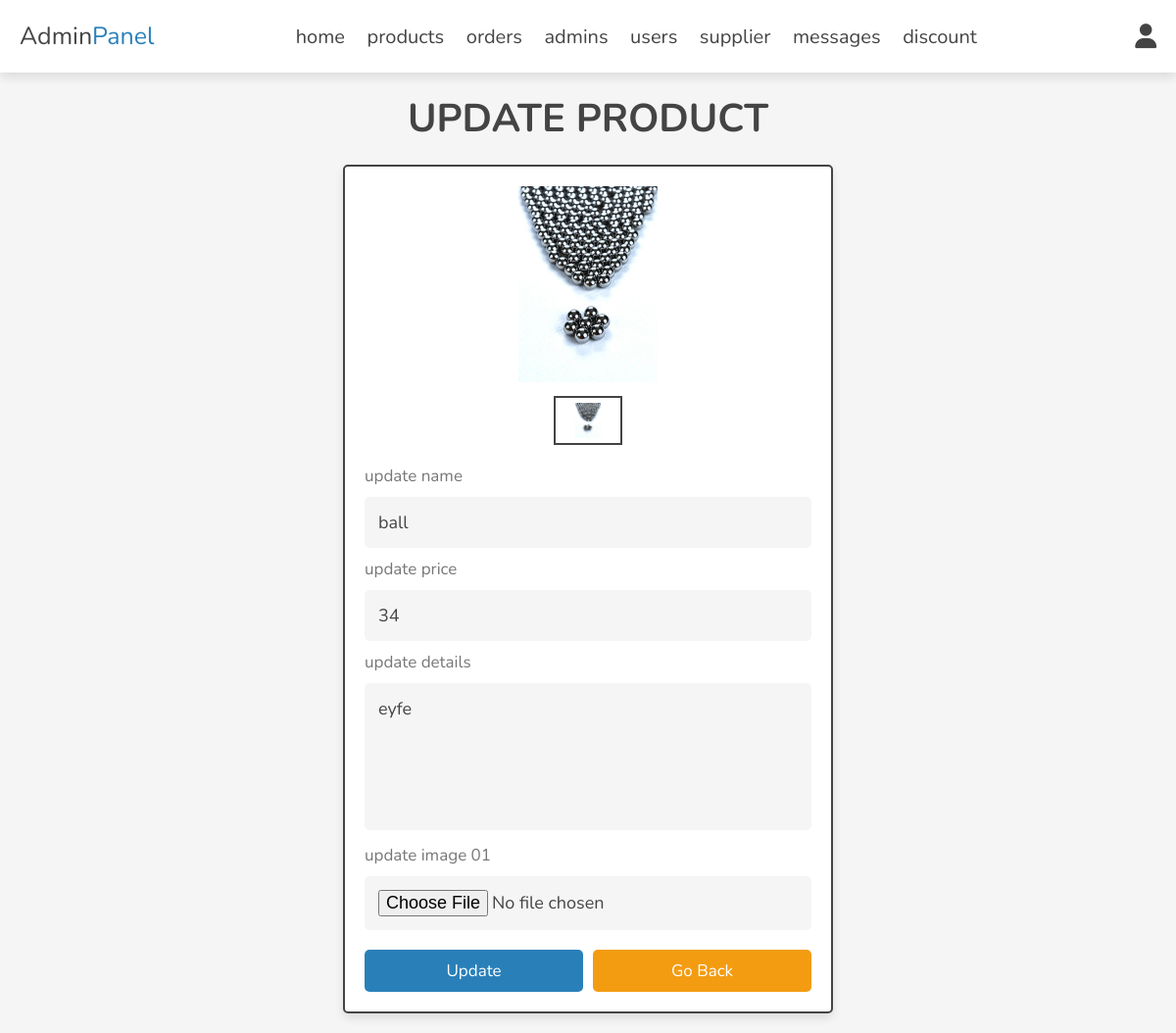
Screenshot of /admin/update_product.php?update=5 (signed in) with the database file from the repository.
### tables this page shows
CREATE TABLE `products` (
  `id` int(100) NOT NULL,
  `name` varchar(100) NOT NULL,
  `details` varchar(500) NOT NULL,
  `price` int(10) NOT NULL,
  `discount` int(11) NOT NULL DEFAULT 0,
  `image_01` varchar(100) NOT NULL,
  `image_02` varchar(100) NOT NULL,
  `image_03` varchar(100) NOT NULL
);

### admin/update_product.php (the view, shortened to what this page needs)
<?php
include '../components/connect.php';
?>
<!DOCTYPE html>
<html lang="en">
<head>
   <link rel="stylesheet" href="https://cdnjs.cloudflare.com/ajax/libs/font-awesome/6.1.1/css/all.min.css">
   <link rel="stylesheet" href="../css/admin_style.css">
</head>
<body>
<?php include '../components/admin_header.php'; ?>
<section class="update-product">
   <h1 class="heading">update product</h1>
   <?php
      $update_id = $_GET['update'];
      $select_products = $conn->prepare("SELECT * FROM `products` WHERE id = ?");
      $select_products->execute([$update_id]);
      if($select_products->rowCount() > 0){
         while($fetch_products = $select_products->fetch(PDO::FETCH_ASSOC)){
   ?>
   <form action="" method="post" enctype="multipart/form-data">
      <div class="image-container">
         <div class="main-image">
            <img src="../uploaded_img/<?= $fetch_products['image_01']; ?>" alt="">
         </div>
         <div class="sub-image">
            <img src="../uploaded_img/<?= $fetch_products['image_01']; ?>" alt="">
         </div>
      </div>
      <span>update name</span>
      <input type="text" name="name" required class="box" maxlength="100" placeholder="enter product name" value="<?= $fetch_products['name']; ?>">
      <span>update price</span>
      <input type="number" name="price" required class="box" min="0" max="9999999999" placeholder="enter product price" onkeypress="if(this.value.length == 10) return false;" value="<?= $fetch_products['price']; ?>">
      <span>update details</span>
      <textarea name="details" class="box" required cols="30" rows="10"><?= $fetch_products['details']; ?></textarea>
      <span>update image 01</span>
      <input type="file" name="image_01" accept="image/jpg, image/jpeg, image/png, image/webp" class="box">
      <div class="flex-btn">
         <input type="submit" name="update" class="btn" value="update">
         <a href="products.php" class="option-btn">go back</a>
      </div>
   </form>
   <?php
         }
      }else{
         echo '<p class="empty">no product found!</p>';
      }
   ?>
</section>
</body>
</html>

### css/admin_style.css (style rules this page uses)
:root { --main-color:#2980b9; --orange:#f39c12; --red:#e74c3c; --black:#444; --white:#fff; --light-color:#777; --light-bg:#f5f5f5; --border:.2rem solid var(--black); --box-shadow:0 .5rem 1rem rgba(0,0,0,.1); }
* { font-family: 'Nunito', sans-serif; margin:0; padding:0; box-sizing: border-box; outline: none; border:none; text-decoration: none; }
html { font-size: 62.5%; overflow-x: hidden; }
body { background-color: var(--light-bg); }
section { padding:2rem; max-width: 1200px; margin:0 auto; }
.heading { font-size: 4rem; color:var(--black); margin-bottom: 2rem; text-align: center; text-transform: uppercase; }
.btn, .delete-btn, .option-btn { display: block; width: 100%; margin-top: 1rem; border-radius: .5rem; padding:1rem 3rem; font-size: 1.7rem; text-transform: capitalize; color:var(--white); cursor: pointer; text-align: center; }
.btn { background-color: var(--main-color); }
.option-btn { background-color: var(--orange); }
.flex-btn { display: flex; gap:1rem; }
.update-product form { background-color: var(--white); box-shadow: var(--box-shadow); border-radius: .5rem; border:var(--border); padding:2rem; max-width: 50rem; margin:0 auto; }
.update-product form .image-container { margin-bottom: 2rem; }
.update-product form .image-container .main-image img { height: 20rem; width: 100%; object-fit: contain; }
.update-product form .image-container .sub-image { display: flex; gap:1rem; justify-content: center; margin:1rem 0; }
.update-product form .image-container .sub-image img { height: 5rem; width: 7rem; object-fit: contain; padding:.5rem; border:var(--border); cursor: pointer; transition: .2s linear; }
.update-product form .box { width: 100%; border-radius: .5rem; padding:1.4rem; font-size: 1.8rem; color:var(--black); background-color: var(--light-bg); margin:1rem 0; }
.update-product form span { font-size: 1.7rem; color:var(--light-color); }
.update-product form textarea { height: 15rem; resize: none; }

### rows the page displays
products: image_01 (picture), name "ball", price "34", details "eyfe"
